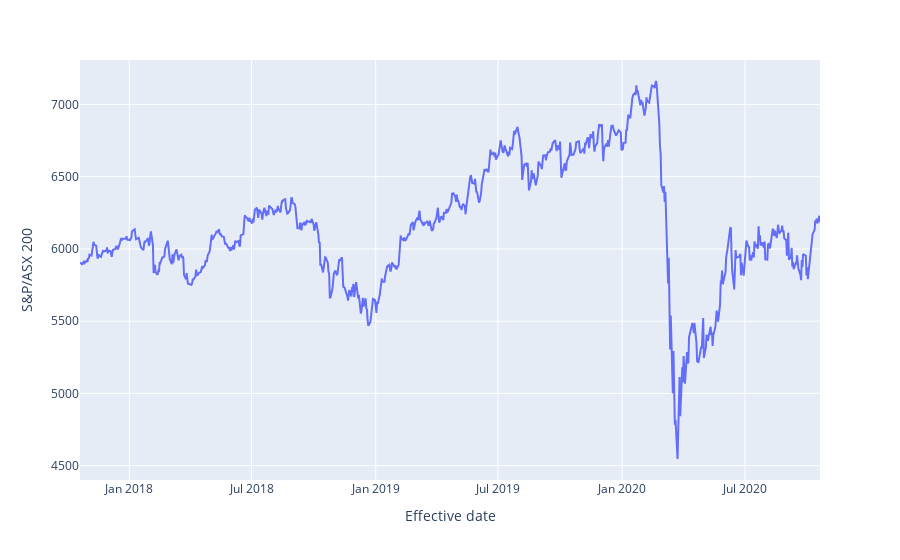

The cell this chart's notebook holds for it:
### Code cell
index = pd.read_sql_query("SELECT * FROM ASX200_index ", con=mydb)
import plotly.express as px

df = index
fig = px.line(df, x='Effective date', y="S&P/ASX 200")
fig.show()

### Figure 1 — Plotly figure (JSON) as saved in the notebook; plotly's stock layout.template omitted (floating-point values rounded to 4 significant figures; data arrays with more than 128 entries replaced by an {"elided": "..."} marker saying what was removed)
{"data": [{"hovertemplate": "Effective date=%{x}<br>S&P/ASX 200=%{y}<extra></extra>", "legendgroup": "", "line": {"color": "#636efa", "dash": "solid"}, "mode": "lines", "name": "", "orientation": "v", "showlegend": false, "type": "scatter", "x": {"elided": "760 str values"}, "xaxis": "x", "y": {"elided": "760 float values"}, "yaxis": "y"}], "layout": {"legend": {"tracegroupgap": 0}, "margin": {"t": 60}, "xaxis": {"anchor": "y", "domain": [0.0, 1.0], "title": {"text": "Effective date"}}, "yaxis": {"anchor": "x", "domain": [0.0, 1.0], "title": {"text": "S&P/ASX 200"}}}}
